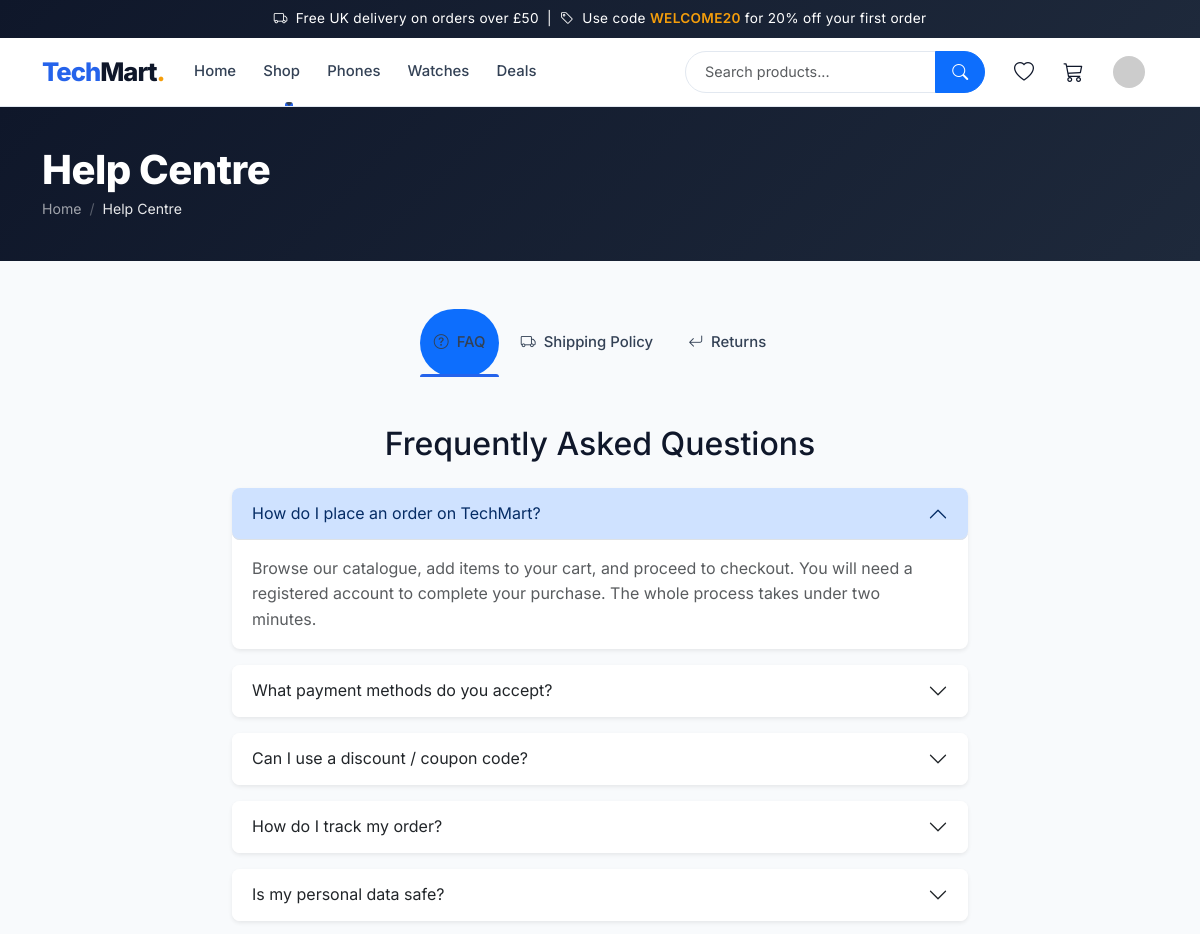
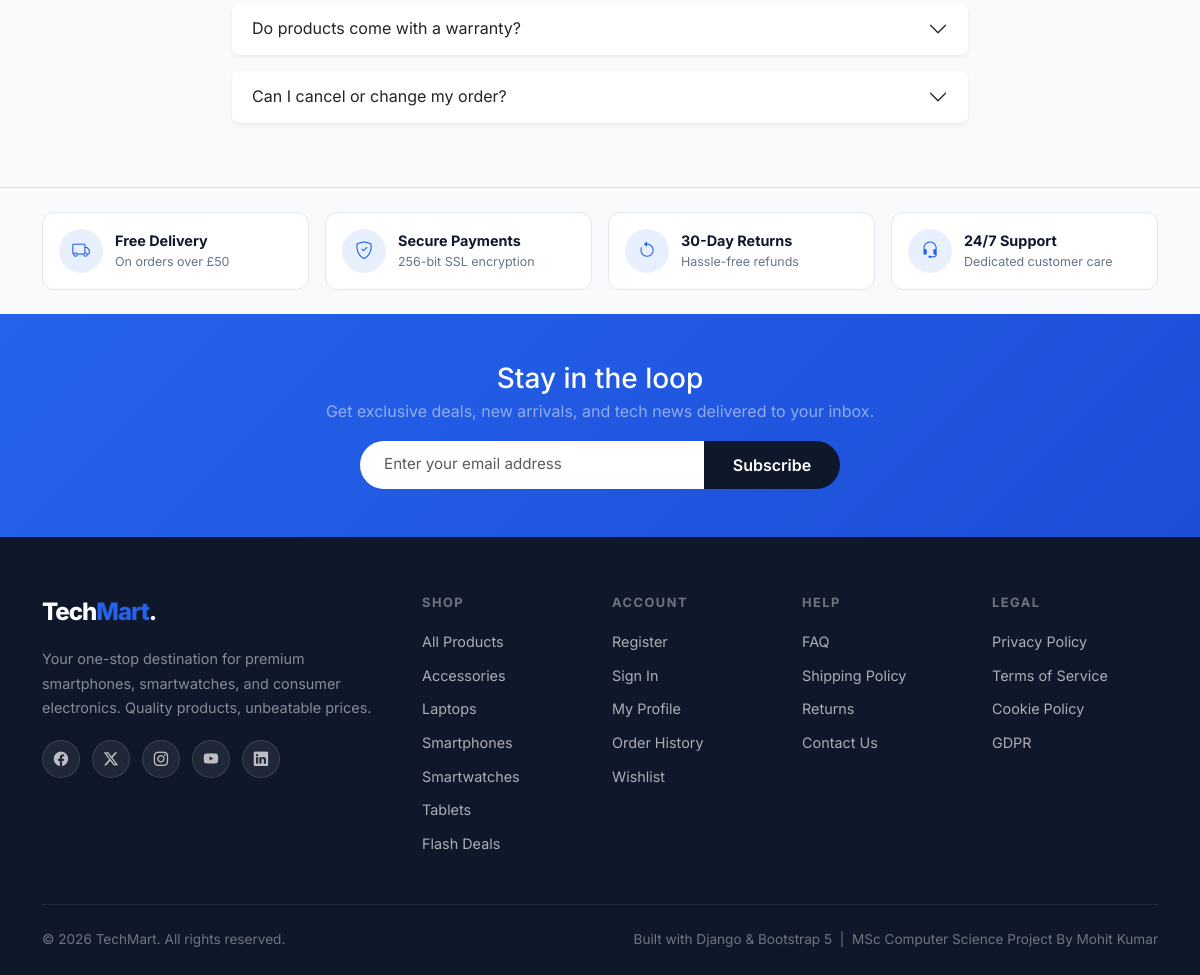
/info/ (signed in), run on the app's committed database (2 pictures, top to bottom).
### products/models.py (models this page shows, shortened)
class Category(models.Model):
    name = models.CharField(max_length=200)
    slug = models.SlugField(unique=True, blank=True)
    description = models.TextField(blank=True)
    image_url = models.URLField(blank=True)
    class Meta:
        verbose_name_plural = 'Categories'
        ordering = ['name']

### products/views.py (the view)
# urls.py: path('info/', views.info_page, name='info_page'),
def info_page(request):
    return render(request, 'pages/info.html')

### accounts/models.py (called while the page is built)
    def get_avatar_url(self):
        if self.avatar:
            return self.avatar.url
        return 'https://ui-avatars.com/api/?name=' + self.user.get_full_name() + '&background=2563eb&color=fff&size=128'

### cart/cart.py (called while the page is built)
    def __len__(self):
        return sum(item['quantity'] for item in self.cart.values())

### cart/context_processors.py (called while the page is built)
def cart_count(request):
    cart = Cart(request)
    return {'cart_count': len(cart), 'cart': cart}

### products/context_processors.py (called while the page is built)
def categories_processor(request):
    return {'all_categories': Category.objects.all()}

### templates/pages/info.html (shortened to what this page needs)
{% extends 'base.html' %}
{% block content %}
<div class="page-header">
  <div class="container page-header-content">
    <h1 class="fw-800 mb-1">Help Centre</h1>
    <div class="breadcrumb-custom">
      <a href="{% url 'home' %}">Home</a><span>/</span>
      <span class="current">Help Centre</span>
    </div>
  </div>
</div>
<div class="container py-5">
  <ul class="nav nav-pills justify-content-center mb-5 gap-2" id="helpTabs" role="tablist">
    <li class="nav-item" role="presentation">
      <button class="nav-link active px-4 py-2 rounded-pill fw-600" id="faq-tab"
        data-bs-toggle="pill" data-bs-target="#faq" type="button">
        <i class="bi bi-question-circle me-2"></i>FAQ
      </button>
    </li>
    <li class="nav-item" role="presentation">
      <button class="nav-link px-4 py-2 rounded-pill fw-600" id="shipping-tab"
        data-bs-toggle="pill" data-bs-target="#shipping" type="button">
        <i class="bi bi-truck me-2"></i>Shipping Policy
      </button>
    </li>
    <li class="nav-item" role="presentation">
      <button class="nav-link px-4 py-2 rounded-pill fw-600" id="returns-tab"
        data-bs-toggle="pill" data-bs-target="#returns" type="button">
        <i class="bi bi-arrow-return-left me-2"></i>Returns
      </button>
    </li>
  </ul>
  <div class="tab-content" id="helpTabContent">
    <div class="tab-pane fade show active" id="faq" role="tabpanel">
      <div class="row justify-content-center">
        <div class="col-lg-8">
          <h2 class="fw-700 mb-4 text-center">Frequently Asked Questions</h2>
          <div class="accordion" id="faqAccordion">
            <div class="accordion-item border-0 mb-3 rounded-3 shadow-sm">
              <h2 class="accordion-header">
                <button class="accordion-button rounded-3 fw-600" type="button"
                  data-bs-toggle="collapse" data-bs-target="#faq1">
                  How do I place an order on TechMart?
                </button>
              </h2>
              <div id="faq1" class="accordion-collapse collapse show" data-bs-parent="#faqAccordion">
                <div class="accordion-body text-muted">
                  Browse our catalogue, add items to your cart, and proceed to checkout. You will need a registered account to complete your purchase. The whole process takes under two minutes.
                </div>
              </div>
            </div>
            <div class="accordion-item border-0 mb-3 rounded-3 shadow-sm">
              <h2 class="accordion-header">
                <button class="accordion-button collapsed rounded-3 fw-600" type="button"
                  data-bs-toggle="collapse" data-bs-target="#faq2">
                  What payment methods do you accept?
                </button>
              </h2>
            </div>
            <div class="accordion-item border-0 mb-3 rounded-3 shadow-sm">
              <h2 class="accordion-header">
                <button class="accordion-button collapsed rounded-3 fw-600" type="button"
                  data-bs-toggle="collapse" data-bs-target="#faq3">
                  Can I use a discount / coupon code?
                </button>
              </h2>
            </div>
            <div class="accordion-item border-0 mb-3 rounded-3 shadow-sm">
              <h2 class="accordion-header">
                <button class="accordion-button collapsed rounded-3 fw-600" type="button"
                  data-bs-toggle="collapse" data-bs-target="#faq4">
                  How do I track my order?
                </button>
              </h2>
            </div>
            <div class="accordion-item border-0 mb-3 rounded-3 shadow-sm">
              <h2 class="accordion-header">
                <button class="accordion-button collapsed rounded-3 fw-600" type="button"
                  data-bs-toggle="collapse" data-bs-target="#faq5">
                  Is my personal data safe?
                </button>
              </h2>
            </div>
            <div class="accordion-item border-0 mb-3 rounded-3 shadow-sm">
              <h2 class="accordion-header">
                <button class="accordion-button collapsed rounded-3 fw-600" type="button"
                  data-bs-toggle="collapse" data-bs-target="#faq6">
                  Do products come with a warranty?
                </button>
              </h2>
            </div>
            <div class="accordion-item border-0 mb-3 rounded-3 shadow-sm">
              <h2 class="accordion-header">
                <button class="accordion-button collapsed rounded-3 fw-600" type="button"
                  data-bs-toggle="collapse" data-bs-target="#faq7">
                  Can I cancel or change my order?
                </button>
              </h2>
            </div>
          </div>
        </div>
      </div>
    </div>
  </div>
</div>
{% endblock %}

### templates/base.html (shortened to what this page needs)
{% load static %}
<!DOCTYPE html>
<html lang="en">
<head>
<link href="https://cdn.jsdelivr.net/npm/bootstrap@5.3.2/dist/css/bootstrap.min.css" rel="stylesheet">
<link rel="stylesheet" href="https://cdn.jsdelivr.net/npm/bootstrap-icons@1.11.3/font/bootstrap-icons.min.css">
<link rel="stylesheet" href="{% static 'css/style.css' %}">
</head>
<body>
<div class="announcement-bar">
  <i class="bi bi-truck me-1"></i>
  Free UK delivery on orders over £50 &nbsp;|&nbsp;
  <i class="bi bi-tag me-1"></i>
  Use code <a href="{% url 'product_list' %}">WELCOME20</a> for 20% off your first order
</div>
<nav class="navbar navbar-expand-lg">
  <div class="container">
    <a class="navbar-brand" href="{% url 'home' %}">
      <span>Tech</span>Mart<span class="dot">.</span>
    </a>
    <div class="collapse navbar-collapse" id="navMain">
      <ul class="navbar-nav me-auto">
        <li class="nav-item">
          <a class="nav-link {% if request.resolver_match.url_name == 'home' %}active{% endif %}" href="{% url 'home' %}">Home</a>
        </li>
        <li class="nav-item dropdown">
          <a class="nav-link dropdown-toggle" href="#" data-bs-toggle="dropdown">Shop</a>
        </li>
        <li class="nav-item">
          <a class="nav-link" href="{% url 'product_list' %}?category=smartphones">Phones</a>
        </li>
        <li class="nav-item">
          <a class="nav-link" href="{% url 'product_list' %}?category=smartwatches">Watches</a>
        </li>
        <li class="nav-item">
          <a class="nav-link" href="{% url 'product_list' %}?sort=price_asc">Deals</a>
        </li>
      </ul>
      <form class="search-form me-3" action="{% url 'search' %}" method="GET">
        <div class="input-group">
          <input class="form-control" type="search" name="q" placeholder="Search products..." value="{{ request.GET.q }}">
          <button class="btn btn-primary" type="submit"><i class="bi bi-search"></i></button>
        </div>
      </form>
      <div class="d-flex align-items-center gap-1">
        <a href="{% url 'wishlist' %}" class="cart-icon" title="Wishlist">
          <i class="bi bi-heart fs-5"></i>
        </a>
        <a href="{% url 'cart_detail' %}" class="cart-icon" title="Cart">
          <i class="bi bi-cart3 fs-5"></i>
        </a>
        {% if user.is_authenticated %}
        <div class="dropdown">
          <a class="cart-icon" href="#" data-bs-toggle="dropdown">
            <img src="{{ user.profile.get_avatar_url }}" alt="{{ user.username }}" width="32" height="32" class="rounded-circle" style="object-fit:cover">
          </a>
        </div>
        {% else %}
        <a href="{% url 'login' %}" class="btn btn-outline-dark btn-sm ms-1 rounded-pill px-3">Sign In</a>
        <a href="{% url 'register' %}" class="btn btn-primary btn-sm rounded-pill px-3">Register</a>
        {% endif %}
      </div>
    </div>
  </div>
</nav>
<main>
{% block content %}{% endblock %}
</main>
{% block trust_badges %}
<section class="py-4 bg-light-custom border-top">
  <div class="container">
    <div class="row g-3">
      <div class="col-6 col-lg-3">
        <div class="trust-badge">
          <div class="trust-icon"><i class="bi bi-truck"></i></div>
          <div>
            <p class="trust-title">Free Delivery</p>
            <p class="trust-desc">On orders over £50</p>
          </div>
        </div>
      </div>
      <div class="col-6 col-lg-3">
        <div class="trust-badge">
          <div class="trust-icon"><i class="bi bi-shield-check"></i></div>
          <div>
            <p class="trust-title">Secure Payments</p>
            <p class="trust-desc">256-bit SSL encryption</p>
          </div>
        </div>
      </div>
      <div class="col-6 col-lg-3">
        <div class="trust-badge">
          <div class="trust-icon"><i class="bi bi-arrow-counterclockwise"></i></div>
          <div>
            <p class="trust-title">30-Day Returns</p>
            <p class="trust-desc">Hassle-free refunds</p>
          </div>
        </div>
      </div>
      <div class="col-6 col-lg-3">
        <div class="trust-badge">
          <div class="trust-icon"><i class="bi bi-headset"></i></div>
          <div>
            <p class="trust-title">24/7 Support</p>
            <p class="trust-desc">Dedicated customer care</p>
          </div>
        </div>
      </div>
    </div>
  </div>
</section>
{% endblock %}
{% block newsletter %}
<section class="newsletter-section">
  <div class="container text-center">
    <h3 class="text-white fw-800 mb-1">Stay in the loop</h3>
    <p class="text-white-50 mb-3">Get exclusive deals, new arrivals, and tech news delivered to your inbox.</p>
    <form class="d-flex justify-content-center">
      <div class="input-group newsletter-input-group" style="max-width:480px">
        <input type="email" class="form-control" placeholder="Enter your email address">
        <button class="btn text-white" type="submit">Subscribe</button>
      </div>
    </form>
  </div>
</section>
{% endblock %}
<footer class="footer">
  <div class="container">
    <div class="row g-4">
      <div class="col-lg-4">
        <div class="footer-brand">Tech<span>Mart</span>.</div>
        <p class="footer-desc">Your one-stop destination for premium smartphones, smartwatches, and consumer electronics. Quality products, unbeatable prices.</p>
        <div class="social-links">
          <a href="#" class="social-link"><i class="bi bi-facebook"></i></a>
          <a href="#" class="social-link"><i class="bi bi-twitter-x"></i></a>
          <a href="#" class="social-link"><i class="bi bi-instagram"></i></a>
          <a href="#" class="social-link"><i class="bi bi-youtube"></i></a>
          <a href="#" class="social-link"><i class="bi bi-linkedin"></i></a>
        </div>
      </div>
      <div class="col-6 col-lg-2">
        <p class="footer-title">Shop</p>
        <ul class="footer-links">
          <li><a href="{% url 'product_list' %}">All Products</a></li>
          {% for cat in all_categories|slice:":5" %}
          <li><a href="{% url 'category_products' cat.slug %}">{{ cat.name }}</a></li>
          {% endfor %}
          <li><a href="{% url 'product_list' %}?sort=price_asc">Flash Deals</a></li>
        </ul>
      </div>
      <div class="col-6 col-lg-2">
        <p class="footer-title">Account</p>
        <ul class="footer-links">
          <li><a href="{% url 'register' %}">Register</a></li>
          <li><a href="{% url 'login' %}">Sign In</a></li>
          <li><a href="{% url 'profile' %}">My Profile</a></li>
          <li><a href="{% url 'order_history' %}">Order History</a></li>
          <li><a href="{% url 'wishlist' %}">Wishlist</a></li>
        </ul>
      </div>
      <div class="col-6 col-lg-2">
        <p class="footer-title">Help</p>
        <ul class="footer-links">
          <li><a href="{% url 'info_page' %}">FAQ</a></li>
          <li><a href="{% url 'info_page' %}">Shipping Policy</a></li>
          <li><a href="{% url 'info_page' %}">Returns</a></li>
          <li><a href="{% url 'contact_page' %}">Contact Us</a></li>
        </ul>
      </div>
      <div class="col-6 col-lg-2">
        <p class="footer-title">Legal</p>
        <ul class="footer-links">
          <li><a href="#">Privacy Policy</a></li>
          <li><a href="#">Terms of Service</a></li>
          <li><a href="#">Cookie Policy</a></li>
          <li><a href="#">GDPR</a></li>
        </ul>
      </div>
    </div>
    <div class="footer-bottom">
      <p>&copy; 2026 TechMart. All rights reserved.</p>
      <p>Built with Django &amp; Bootstrap 5 &nbsp;|&nbsp; MSc Computer Science Project By Mohit Kumar </p>
    </div>
  </div>
</footer>
</body>
</html>

### data on the page
Category: name "Accessories"
Category: name "Laptops"
Category: name "Smartphones"
Category: name "Smartwatches"
Category: name "Tablets"
